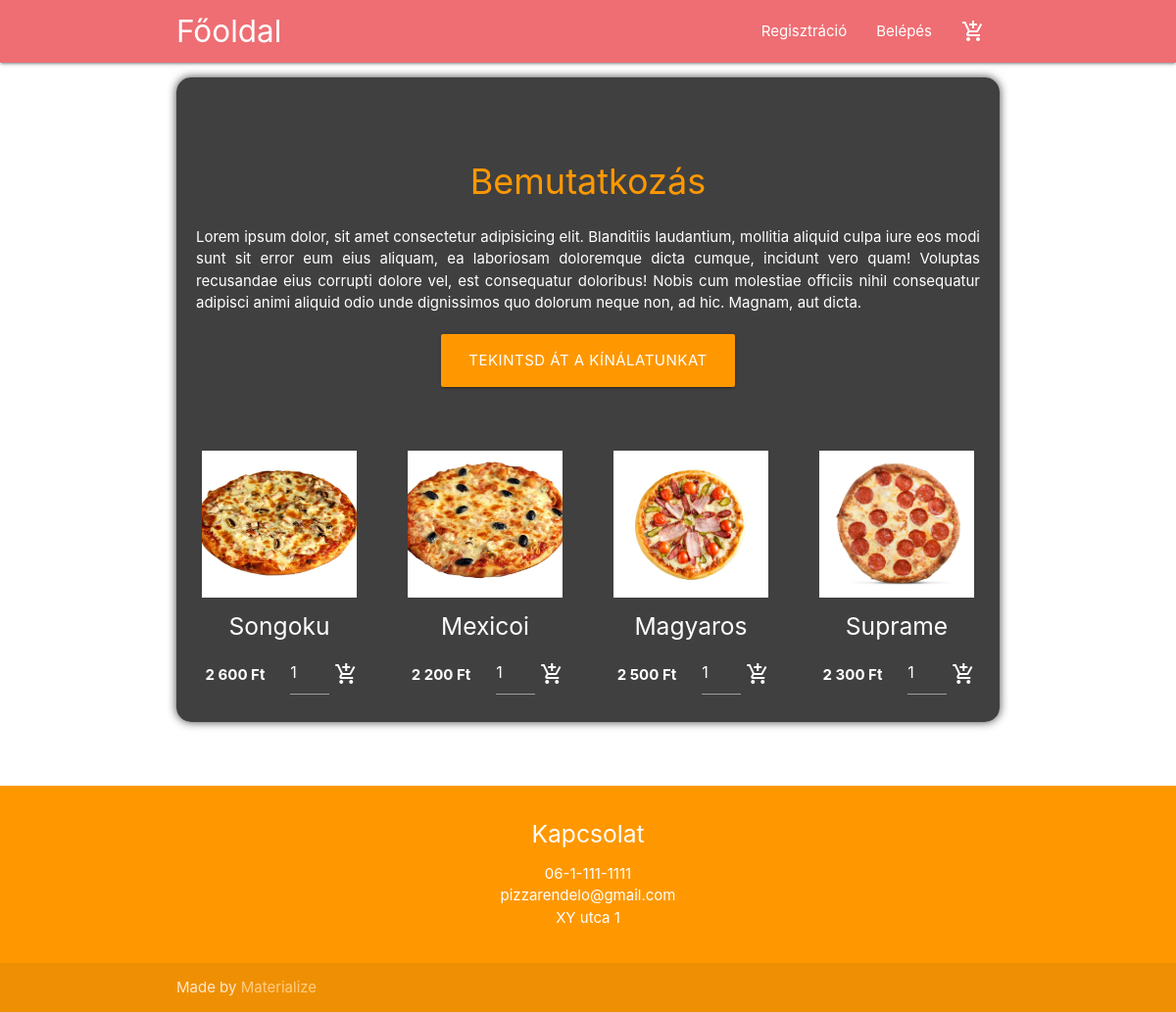
The page / on the database its author committed.
### tables this page shows
CREATE TABLE `pizzas` (
  `id` bigint(20) UNSIGNED NOT NULL,
  `url` varchar(200) DEFAULT NULL,
  `name` varchar(255) NOT NULL,
  `image` varchar(255) NOT NULL,
  `description` text NOT NULL,
  `hot_deal` int(11) NOT NULL DEFAULT 0,
  `created_at` timestamp NULL DEFAULT NULL,
  `updated_at` timestamp NULL DEFAULT NULL
);

CREATE TABLE `pizzas_sizes` (
  `id` bigint(20) UNSIGNED NOT NULL,
  `pizza_id` bigint(20) UNSIGNED NOT NULL,
  `size_id` bigint(20) UNSIGNED NOT NULL,
  `price` bigint(20) UNSIGNED NOT NULL,
  `created_at` timestamp NULL DEFAULT NULL,
  `updated_at` timestamp NULL DEFAULT NULL
);

### includes/functions.php (called while the page is built, shortened)
<?php
function public_path($url = '')
{
    return DOCUMENT_ROOT.$url;
}
function getDefaultSize($connection)
{
    $sql_result = mysqli_query($connection, "select * from sizes
     where `default` = 1");
    return mysqli_fetch_object($sql_result);
}
function getListPrice($item, $connection)
{
    $default_size_id = getDefaultSize($connection)->id;
    $sql_result = mysqli_query($connection, "select * from pizzas_sizes
     where pizza_id = '".$item->id."'and size_id='$default_size_id'");
    return mysqli_fetch_object($sql_result)->price;
}

### includes/template_parts.php (the view, shortened to what this page needs)
<?php
function list_box($obj, $connection)
{
    return  '<div class="col s12 m6 l3">
        <div class="icon-block">
          <div class="img-holder" data-background="'.$obj->image.'"></div>
          <h5 class="center limited-text">
          <a href="'.public_path('/products/'.($obj->url)).'">'.$obj->name.'</a></h5>
          <div class="row">
            <div class="col s6">
              <p class="price">'.amount(getListPrice($obj, $connection)).'</p>
            </div>
            <div class="col s3">
              <input type="number" class="quantity-input" id="qtty_'.$obj->id.'" value="1" max="10" min="1">
            </div>
            <div class="col s3">
              <a href="#" onclick="toCart({
                id:'.$obj->id.',
                size_id: '.getDefaultSize($connection)->id.',
                quantity: document.getElementById(\'qtty_'.$obj->id.'\').value
              })"><i class="material-icons shopping-cart">add_shopping_cart</i></a>
            </div>
          </div>
        </div>
      </div>';
}
function hot_deals($connection)
{
    $resultstring='';
    $sql_result = mysqli_query($connection, "select * from pizzas where hot_deal = 1 order by rand() limit 4");
    while ($data = mysqli_fetch_object($sql_result)) {
        $resultstring.=list_box($data, $connection);
    }
    return $resultstring;
}
function amount($val)
{
    return number_format($val, 0, ' ', ' ').CURRENCY;
}

### index.php (shortened to what this page needs)
<?php
include("includes/functions.php");
include("includes/template_parts.php");
?>
<!DOCTYPE html>
<html lang="hu">
<head>
    <link href="<?php print public_path('/css/materialize.css')?>" type="text/css" rel="stylesheet"
        media="screen,projection" />
    <link href="<?php print public_path('/css/style.css')?>" type="text/css" rel="stylesheet"
        media="screen,projection" />
</head>
<body>
    <nav>
        <div class="nav-wrapper">
            <div class="nav-wrapper container">
                <a href="<?php print public_path('/')?>" class="brand-logo">Főoldal</a>
                <ul class="right hide-on-med-and-down">
                    <?php
          if (!isset($_SESSION["user"])) {
              ?>
                    <li><a href="<?php print public_path('/registration')?>">Regisztráció</a></li>
                    <li><a href="<?php print public_path('/login')?>">Belépés</a></li>
                    <?php
          } else {
              ?>
                    <li><a href="<?php print public_path('/profile')?>">Profilom</a></li>
                    <li><a href="<?php print public_path('/logout')?>">Kilépés</a></li>
                    <?php
          }
?>
                    <li>
                        <a href="#" id="top-cart-display"><i class=" material-icons">add_shopping_cart</i></a>
                    </li>
                </ul>
            </div>
        </div>
    </nav>
    <?php
      $page = $_GET["page"] ?? false;
if (!$page) {
    $page = "index";
}
include("includes/pages/$page.php");
?>
    <footer class="page-footer orange">
        <div class="container">
            <div class="row">
                <div class="center">
                    <h5 class="white-text">Kapcsolat</h5>
                    <ul>
                        <li>06-1-111-1111</li>
                        <li>pizzarendelo@gmail.com</li>
                        <li>XY utca 1</li>
                    </ul>
                </div>
            </div>
        </div>
        <div class="footer-copyright">
            <div class="container">
                Made by <a class="orange-text text-lighten-3" href="http://materializecss.com">Materialize</a>
            </div>
        </div>
    </footer>
</body>
</html>

### includes/pages/index.php
<div class="section no-pad-bot" id="index-banner">
    <div class="container alpha-bg">
        <br><br>
        <h1 class="header center orange-text">Bemutatkozás</h1>
        <div class="row">
            <div class="col justify text-block">
                Lorem ipsum dolor, sit amet consectetur adipisicing elit. Blanditiis laudantium, mollitia aliquid culpa
                iure eos modi sunt sit error eum eius aliquam, ea laboriosam doloremque dicta cumque, incidunt vero
                quam!
                Voluptas recusandae eius corrupti dolore vel, est consequatur doloribus! Nobis cum molestiae officiis
                nihil consequatur adipisci animi aliquid odio unde dignissimos quo dolorum neque non, ad hic. Magnam,
                aut dicta.
            </div>
        </div>
        <div class="row center">
            <a href="<?php print public_path('/product_list');?>" id="download-button"
                class="btn-large waves-effect waves-light orange">Tekintsd át a kínálatunkat</a>
        </div>
        <br><br>
        <div class="row">
            <?php print hot_deals($connection); ?>
        </div>
    </div>
    <br><br>
</div>

### css/style.css (style rules this page uses)
body { background-image: url(../images/pizzabg.jpg); background-position: center; background-size: cover; background-attachment: fixed; }
h1 { font-size: 36px; }
.icon-block { padding: 0 15px; }
.text-block { padding: 0px 20px !important; }
.justify { text-align: justify; }
.icon-block .material-icons { font-size: inherit; }
.alpha-bg { background-color: rgba(0, 0, 0, 0.75); border-radius: 15px; box-shadow: 0 0 10px rgba(0, 0, 0, 0.75); }
.alpha-bg * { color: white; }
.img-holder { width: 100%; height: 150px; background-size: cover; background-position: center; }
.price { text-align: center; font-size: 100%; font-weight: bold; white-space: nowrap; }
.limited-text { white-space: nowrap; text-overflow: ellipsis; overflow: hidden; }
.quantity-input { margin: 0; min-width: 40px !important; }
.shopping-cart { font-size: 24px !important; margin-top: 13px !important; }

### rows shown on the page
pizzas: shows a picture, name "Songoku", pizzas_sizes.price "2 600 Ft"
pizzas: shows a picture, name "Mexicoi", pizzas_sizes.price "2 200 Ft"
pizzas: shows a picture, name "Magyaros", pizzas_sizes.price "2 500 Ft"
pizzas: shows a picture, name "Suprame", pizzas_sizes.price "2 300 Ft", id "1"
